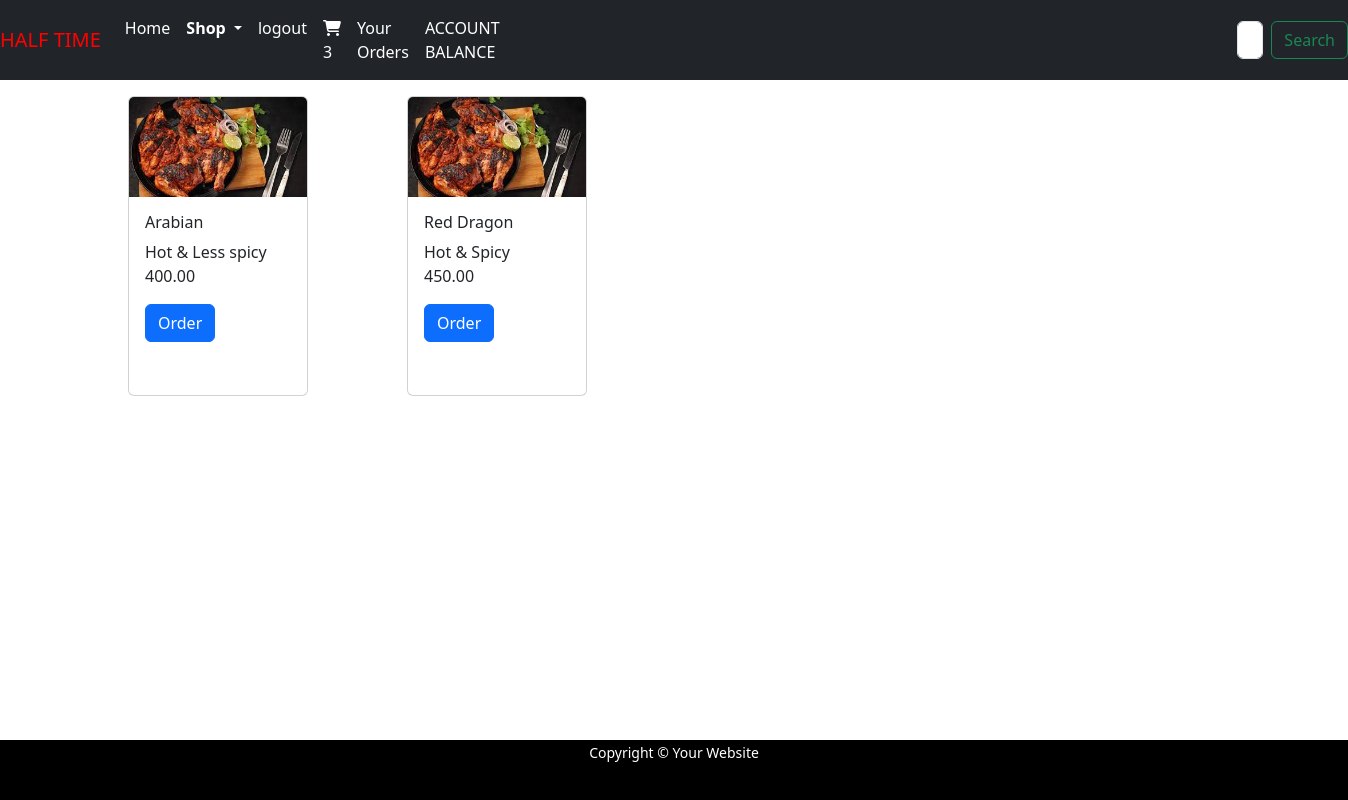
Page /viewproducts/al-fham (signed in) on the committed database.
### resto/models.py (models this page shows, shortened)
class Product(models.Model):
    name = models.CharField(max_length=20)
    desc = models.TextField()
    slug = models.SlugField(max_length=250, unique=True)
    img = models.ImageField(upload_to="resto/Category", null=True, blank=True)
    price=models.DecimalField(max_digits=5,decimal_places=2)
    stock=models.DecimalField(max_digits=5,decimal_places=2)
    created=models.DateTimeField(auto_now_add=True)
    updated=models.DateTimeField(auto_now=True)
    category=models.ForeignKey(Category,on_delete=models.CASCADE)
    available = models.BooleanField(default=True)

### resto/views.py (the view)
# urls.py: path('viewproducts/<slug:cslug>',views.viewproducts,name='viewproducts'),
def viewproducts(request,cslug):
    c=Category.objects.get(slug=cslug)
    p=Product.objects.filter(category__slug=cslug)
    return render(request,'products.html',{'p':p,'c':c})

### cart/context_processors.py (called while the page is built)
def counter(request):
    item_count=0
    if request.user.is_authenticated:
        user=request.user
        try:
            cart=Cart.objects.filter(user=user)
            for i in cart:
                item_count+=i.quantity
        except Cart.DoesNotExist:
            item_count=0
    return {'item_count':item_count}

### resto/context_processors.py (called while the page is built)
def menu_links(request):
    links=Category.objects.all()
    return {'links':links}

### templates/products.html
{% extends 'base.html' %}
{% load static %}
{% block content %}
<div class="container mt-3 " id="cards" style="margin-bottom:100px;justify-content: space-around;">
  <div class="row mx-auto">
    {% for i in p %}
    <div class="col-sm-3">
      <div class="card" style="height:300px;width:180px;">
        <img src="{{i.img.url}}" class="card-img-top" style="height:100px;width:100%;" alt="Card image cap">
        <div class="card-body" style="justify-content: space-between;" >
          <h5 class="card-title" style="font-size:16px;">{{i.name}}</h5>
          <p class="card-text">{{i.desc}}<br>{{i.price}}</p>
          <a href="{% url 'resto:prodetail' i.slug %}" class="btn btn-primary" >Order</a>
        </div>
      </div>
    </div>
    {% endfor %}
  </div>
</div>
{% endblock %}

### static/css/custom.css (style rules this page uses)
#background { background-repeat:no-repeat; background-size:1580px 900px; background-position:top; background-attachment:fixed; }

### rows in the picture
Product: img (picture), name "Arabian", desc "Hot & Less spicy", price "400.00"
Product: img (picture), name "Red Dragon", desc "Hot & Spicy", price "450.00"

### other values in the picture
{{ item_count }} "3"
